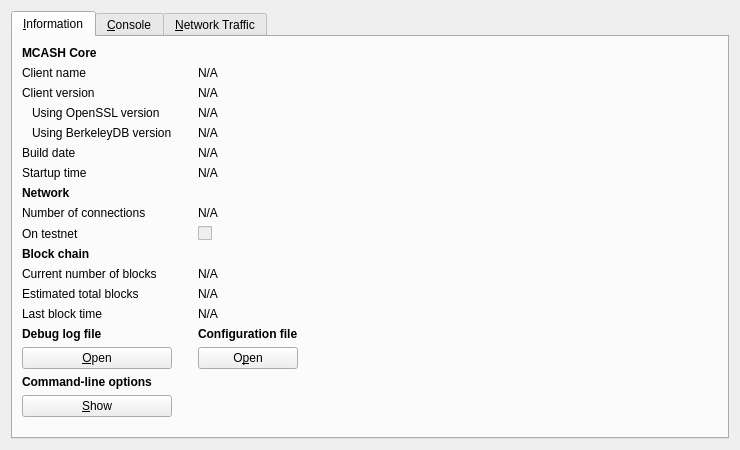
<?xml version="1.0" encoding="UTF-8"?>
<ui version="4.0">
 <class>RPCConsole</class>
 <widget class="QWidget" name="RPCConsole">
  <property name="geometry">
   <rect>
    <x>0</x>
    <y>0</y>
    <width>740</width>
    <height>450</height>
   </rect>
  </property>
  <property name="windowTitle">
   <string>MCASH - Debug window</string>
  </property>
  <layout class="QVBoxLayout" name="verticalLayout_2">
   <item>
    <widget class="QTabWidget" name="tabWidget">
     <property name="currentIndex">
      <number>0</number>
     </property>
     <widget class="QWidget" name="tab_info">
      <attribute name="title">
       <string>&amp;Information</string>
      </attribute>
      <layout class="QGridLayout" name="gridLayout">
       <item row="15" column="2">
        <widget class="QLabel" name="labelConfigfile">
         <property name="font">
          <font>
           <weight>75</weight>
           <bold>true</bold>
          </font>
         </property>
         <property name="text">
          <string>Configuration file</string>
         </property>
        </widget>
       </item>
       <item row="13" column="2">
        <widget class="QLabel" name="lastBlockTime">
         <property name="cursor">
          <cursorShape>IBeamCursor</cursorShape>
         </property>
         <property name="text">
          <string>N/A</string>
         </property>
         <property name="textFormat">
          <enum>Qt::PlainText</enum>
         </property>
         <property name="textInteractionFlags">
          <set>Qt::LinksAccessibleByMouse|Qt::TextSelectableByKeyboard|Qt::TextSelectableByMouse</set>
         </property>
        </widget>
       </item>
       <item row="11" column="0">
        <widget class="QLabel" name="label_3">
         <property name="text">
          <string>Current number of blocks</string>
         </property>
        </widget>
       </item>
       <item row="11" column="2">
        <widget class="QLabel" name="numberOfBlocks">
         <property name="cursor">
          <cursorShape>IBeamCursor</cursorShape>
         </property>
         <property name="text">
          <string>N/A</string>
         </property>
         <property name="textFormat">
          <enum>Qt::PlainText</enum>
         </property>
         <property name="textInteractionFlags">
          <set>Qt::LinksAccessibleByMouse|Qt::TextSelectableByKeyboard|Qt::TextSelectableByMouse</set>
         </property>
        </widget>
       </item>
       <item row="17" column="0">
        <widget class="QLabel" name="labelCLOptions">
         <property name="font">
          <font>
           <weight>75</weight>
           <bold>true</bold>
          </font>
         </property>
         <property name="text">
          <string>Command-line options</string>
         </property>
        </widget>
       </item>
       <item row="16" column="0">
        <widget class="QPushButton" name="openDebugLogfileButton">
         <property name="toolTip">
          <string>Open the MCASH debug log file from the current data directory. This can take a few seconds for large log files.</string>
         </property>
         <property name="text">
          <string>&amp;Open</string>
         </property>
         <property name="autoDefault">
          <bool>false</bool>
         </property>
        </widget>
       </item>
       <item row="15" column="0">
        <widget class="QLabel" name="labelDebugLogfile">
         <property name="font">
          <font>
           <weight>75</weight>
           <bold>true</bold>
          </font>
         </property>
         <property name="text">
          <string>Debug log file</string>
         </property>
        </widget>
       </item>
       <item row="18" column="3" rowspan="2">
        <spacer name="horizontalSpacer">
         <property name="orientation">
          <enum>Qt::Horizontal</enum>
         </property>
         <property name="sizeHint" stdset="0">
          <size>
           <width>404</width>
           <height>20</height>
          </size>
         </property>
        </spacer>
       </item>
       <item row="19" column="1">
        <spacer name="verticalSpacer">
         <property name="orientation">
          <enum>Qt::Vertical</enum>
         </property>
         <property name="sizeHint" stdset="0">
          <size>
           <width>20</width>
           <height>40</height>
          </size>
         </property>
        </spacer>
       </item>
       <item row="18" column="0">
        <widget class="QPushButton" name="showCLOptionsButton">
         <property name="toolTip">
          <string>Show the MCASH-Qt help message to get a list with possible MCASH command-line options.</string>
         </property>
         <property name="text">
          <string>&amp;Show</string>
         </property>
         <property name="autoDefault">
          <bool>false</bool>
         </property>
        </widget>
       </item>
       <item row="13" column="0">
        <widget class="QLabel" name="label_2">
         <property name="text">
          <string>Last block time</string>
         </property>
        </widget>
       </item>
       <item row="7" column="0">
        <widget class="QLabel" name="label_11">
         <property name="font">
          <font>
           <weight>75</weight>
           <bold>true</bold>
          </font>
         </property>
         <property name="text">
          <string>Network</string>
         </property>
        </widget>
       </item>
       <item row="6" column="2">
        <widget class="QLabel" name="startupTime">
         <property name="cursor">
          <cursorShape>IBeamCursor</cursorShape>
         </property>
         <property name="text">
          <string>N/A</string>
         </property>
         <property name="textFormat">
          <enum>Qt::PlainText</enum>
         </property>
         <property name="textInteractionFlags">
          <set>Qt::LinksAccessibleByMouse|Qt::TextSelectableByKeyboard|Qt::TextSelectableByMouse</set>
         </property>
        </widget>
       </item>
       <item row="6" column="0">
        <widget class="QLabel" name="label_13">
         <property name="text">
          <string>Startup time</string>
         </property>
        </widget>
       </item>
       <item row="9" column="0">
        <widget class="QLabel" name="label_8">
         <property name="text">
          <string>On testnet</string>
         </property>
        </widget>
       </item>
       <item row="8" column="2">
        <widget class="QLabel" name="numberOfConnections">
         <property name="cursor">
          <cursorShape>IBeamCursor</cursorShape>
         </property>
         <property name="text">
          <string>N/A</string>
         </property>
         <property name="textFormat">
          <enum>Qt::PlainText</enum>
         </property>
         <property name="textInteractionFlags">
          <set>Qt::LinksAccessibleByMouse|Qt::TextSelectableByKeyboard|Qt::TextSelectableByMouse</set>
         </property>
        </widget>
       </item>
       <item row="8" column="0">
        <widget class="QLabel" name="label_7">
         <property name="text">
          <string>Number of connections</string>
         </property>
        </widget>
       </item>
       <item row="10" column="0">
        <widget class="QLabel" name="label_10">
         <property name="font">
          <font>
           <weight>75</weight>
           <bold>true</bold>
          </font>
         </property>
         <property name="text">
          <string>Block chain</string>
         </property>
        </widget>
       </item>
       <item row="9" column="2">
        <widget class="QCheckBox" name="isTestNet">
         <property name="enabled">
          <bool>false</bool>
         </property>
         <property name="text">
          <string/>
         </property>
        </widget>
       </item>
       <item row="12" column="0">
        <widget class="QLabel" name="label_4">
         <property name="text">
          <string>Estimated total blocks</string>
         </property>
        </widget>
       </item>
       <item row="12" column="2">
        <widget class="QLabel" name="totalBlocks">
         <property name="cursor">
          <cursorShape>IBeamCursor</cursorShape>
         </property>
         <property name="text">
          <string>N/A</string>
         </property>
         <property name="textFormat">
          <enum>Qt::PlainText</enum>
         </property>
         <property name="textInteractionFlags">
          <set>Qt::LinksAccessibleByMouse|Qt::TextSelectableByKeyboard|Qt::TextSelectableByMouse</set>
         </property>
        </widget>
       </item>
       <item row="2" column="2">
        <widget class="QLabel" name="clientVersion">
         <property name="cursor">
          <cursorShape>IBeamCursor</cursorShape>
         </property>
         <property name="text">
          <string>N/A</string>
         </property>
         <property name="textFormat">
          <enum>Qt::PlainText</enum>
         </property>
         <property name="textInteractionFlags">
          <set>Qt::LinksAccessibleByMouse|Qt::TextSelectableByKeyboard|Qt::TextSelectableByMouse</set>
         </property>
        </widget>
       </item>
       <item row="4" column="0">
        <widget class="QLabel" name="label_berkeleyDBVersion">
         <property name="text">
          <string>Using BerkeleyDB version</string>
         </property>
         <property name="indent">
          <number>10</number>
         </property>
        </widget>
       </item>
       <item row="3" column="0">
        <widget class="QLabel" name="label_14">
         <property name="text">
          <string>Using OpenSSL version</string>
         </property>
         <property name="indent">
          <number>10</number>
         </property>
        </widget>
       </item>
       <item row="3" column="2">
        <widget class="QLabel" name="openSSLVersion">
         <property name="cursor">
          <cursorShape>IBeamCursor</cursorShape>
         </property>
         <property name="text">
          <string>N/A</string>
         </property>
         <property name="textFormat">
          <enum>Qt::PlainText</enum>
         </property>
         <property name="textInteractionFlags">
          <set>Qt::LinksAccessibleByMouse|Qt::TextSelectableByKeyboard|Qt::TextSelectableByMouse</set>
         </property>
        </widget>
       </item>
       <item row="4" column="2">
        <widget class="QLabel" name="berkeleyDBVersion">
         <property name="cursor">
          <cursorShape>IBeamCursor</cursorShape>
         </property>
         <property name="text">
          <string>N/A</string>
         </property>
         <property name="textFormat">
          <enum>Qt::PlainText</enum>
         </property>
         <property name="textInteractionFlags">
          <set>Qt::LinksAccessibleByMouse|Qt::TextSelectableByKeyboard|Qt::TextSelectableByMouse</set>
         </property>
        </widget>
       </item>
       <item row="5" column="0">
        <widget class="QLabel" name="label_12">
         <property name="text">
          <string>Build date</string>
         </property>
        </widget>
       </item>
       <item row="5" column="2">
        <widget class="QLabel" name="buildDate">
         <property name="cursor">
          <cursorShape>IBeamCursor</cursorShape>
         </property>
         <property name="text">
          <string>N/A</string>
         </property>
         <property name="textFormat">
          <enum>Qt::PlainText</enum>
         </property>
         <property name="textInteractionFlags">
          <set>Qt::LinksAccessibleByMouse|Qt::TextSelectableByKeyboard|Qt::TextSelectableByMouse</set>
         </property>
        </widget>
       </item>
       <item row="2" column="0">
        <widget class="QLabel" name="label_6">
         <property name="text">
          <string>Client version</string>
         </property>
        </widget>
       </item>
       <item row="0" column="0">
        <widget class="QLabel" name="label_9">
         <property name="font">
          <font>
           <weight>75</weight>
           <bold>true</bold>
          </font>
         </property>
         <property name="text">
          <string>MCASH Core</string>
         </property>
        </widget>
       </item>
       <item row="1" column="2">
        <widget class="QLabel" name="clientName">
         <property name="cursor">
          <cursorShape>IBeamCursor</cursorShape>
         </property>
         <property name="text">
          <string>N/A</string>
         </property>
         <property name="textFormat">
          <enum>Qt::PlainText</enum>
         </property>
         <property name="textInteractionFlags">
          <set>Qt::LinksAccessibleByMouse|Qt::TextSelectableByKeyboard|Qt::TextSelectableByMouse</set>
         </property>
        </widget>
       </item>
       <item row="1" column="0">
        <widget class="QLabel" name="label_5">
         <property name="text">
          <string>Client name</string>
         </property>
        </widget>
       </item>
       <item row="14" column="2">
        <spacer name="verticalSpacer_2">
         <property name="orientation">
          <enum>Qt::Vertical</enum>
         </property>
         <property name="sizeHint" stdset="0">
          <size>
           <width>20</width>
           <height>20</height>
          </size>
         </property>
        </spacer>
       </item>
       <item row="16" column="2">
        <widget class="QPushButton" name="openConfigurationfileButton">
         <property name="toolTip">
          <string>Open the MCASH configuration file from the current data directory.</string>
         </property>
         <property name="text">
          <string>O&amp;pen</string>
         </property>
         <property name="autoDefault">
          <bool>false</bool>
         </property>
        </widget>
       </item>
      </layout>
     </widget>
     <widget class="QWidget" name="tab_console">
      <attribute name="title">
       <string>&amp;Console</string>
      </attribute>
      <layout class="QVBoxLayout" name="verticalLayout_3">
       <property name="spacing">
        <number>3</number>
       </property>
       <item>
        <widget class="QTextEdit" name="messagesWidget">
         <property name="minimumSize">
          <size>
           <width>0</width>
           <height>100</height>
          </size>
         </property>
         <property name="readOnly">
          <bool>true</bool>
         </property>
         <property name="tabKeyNavigation" stdset="0">
          <bool>false</bool>
         </property>
         <property name="columnCount" stdset="0">
          <number>2</number>
         </property>
        </widget>
       </item>
       <item>
        <layout class="QHBoxLayout" name="horizontalLayout">
         <property name="spacing">
          <number>3</number>
         </property>
         <item>
          <widget class="QLabel" name="label">
           <property name="text">
            <string notr="true">&gt;</string>
           </property>
          </widget>
         </item>
         <item>
          <widget class="QLineEdit" name="lineEdit"/>
         </item>
         <item>
          <widget class="QPushButton" name="clearButton">
           <property name="maximumSize">
            <size>
             <width>24</width>
             <height>24</height>
            </size>
           </property>
           <property name="toolTip">
            <string>Clear console</string>
           </property>
           <property name="text">
            <string/>
           </property>
           <property name="icon">
            <iconset resource="../bitcoin.qrc">
             <normaloff>:/icons/remove</normaloff>:/icons/remove</iconset>
           </property>
           <property name="shortcut">
            <string notr="true">Ctrl+L</string>
           </property>
           <property name="autoDefault">
            <bool>false</bool>
           </property>
          </widget>
         </item>
        </layout>
       </item>
      </layout>
     </widget>
     <widget class="QWidget" name="tab_nettraffic">
      <attribute name="title">
       <string>&amp;Network Traffic</string>
      </attribute>
      <layout class="QHBoxLayout" name="horizontalLayout_3">
       <item>
        <layout class="QVBoxLayout" name="verticalLayout_4">
         <item>
          <widget class="TrafficGraphWidget" name="trafficGraph" native="true">
           <property name="sizePolicy">
            <sizepolicy hsizetype="Expanding" vsizetype="Expanding">
             <horstretch>0</horstretch>
             <verstretch>0</verstretch>
            </sizepolicy>
           </property>
          </widget>
         </item>
         <item>
          <layout class="QHBoxLayout" name="horizontalLayout_2">
           <item>
            <widget class="QSlider" name="sldGraphRange">
             <property name="minimum">
              <number>1</number>
             </property>
             <property name="maximum">
              <number>288</number>
             </property>
             <property name="pageStep">
              <number>12</number>
             </property>
             <property name="value">
              <number>6</number>
             </property>
             <property name="orientation">
              <enum>Qt::Horizontal</enum>
             </property>
            </widget>
           </item>
           <item>
            <widget class="QLabel" name="lblGraphRange">
             <property name="minimumSize">
              <size>
               <width>100</width>
               <height>0</height>
              </size>
             </property>
             <property name="alignment">
              <set>Qt::AlignCenter</set>
             </property>
            </widget>
           </item>
           <item>
            <widget class="QPushButton" name="btnClearTrafficGraph">
             <property name="text">
              <string>&amp;Clear</string>
             </property>
             <property name="autoDefault">
              <bool>false</bool>
             </property>
            </widget>
           </item>
          </layout>
         </item>
        </layout>
       </item>
       <item>
        <layout class="QVBoxLayout" name="verticalLayout">
         <item>
          <widget class="QGroupBox" name="groupBox">
           <property name="title">
            <string>Totals</string>
           </property>
           <layout class="QVBoxLayout" name="verticalLayout_5">
            <item>
             <layout class="QHBoxLayout" name="horizontalLayout_4">
              <item>
               <widget class="Line" name="line">
                <property name="sizePolicy">
                 <sizepolicy hsizetype="Fixed" vsizetype="Fixed">
                  <horstretch>0</horstretch>
                  <verstretch>0</verstretch>
                 </sizepolicy>
                </property>
                <property name="minimumSize">
                 <size>
                  <width>10</width>
                  <height>0</height>
                 </size>
                </property>
                <property name="palette">
                 <palette>
                  <active>
                   <colorrole role="Light">
                    <brush brushstyle="SolidPattern">
                     <color alpha="255">
                      <red>0</red>
                      <green>255</green>
                      <blue>0</blue>
                     </color>
                    </brush>
                   </colorrole>
                  </active>
                  <inactive>
                   <colorrole role="Light">
                    <brush brushstyle="SolidPattern">
                     <color alpha="255">
                      <red>0</red>
                      <green>255</green>
                      <blue>0</blue>
                     </color>
                    </brush>
                   </colorrole>
                  </inactive>
                  <disabled>
                   <colorrole role="Light">
                    <brush brushstyle="SolidPattern">
                     <color alpha="255">
                      <red>0</red>
                      <green>255</green>
                      <blue>0</blue>
                     </color>
                    </brush>
                   </colorrole>
                  </disabled>
                 </palette>
                </property>
                <property name="orientation">
                 <enum>Qt::Horizontal</enum>
                </property>
               </widget>
              </item>
              <item>
               <widget class="QLabel" name="label_16">
                <property name="text">
                 <string>Received:</string>
                </property>
               </widget>
              </item>
              <item>
               <widget class="QLabel" name="lblBytesIn">
                <property name="minimumSize">
                 <size>
                  <width>50</width>
                  <height>0</height>
                 </size>
                </property>
                <property name="alignment">
                 <set>Qt::AlignRight|Qt::AlignTrailing|Qt::AlignVCenter</set>
                </property>
               </widget>
              </item>
             </layout>
            </item>
            <item>
             <layout class="QHBoxLayout" name="horizontalLayout_5">
              <item>
               <widget class="Line" name="line_2">
                <property name="sizePolicy">
                 <sizepolicy hsizetype="Fixed" vsizetype="Fixed">
                  <horstretch>0</horstretch>
                  <verstretch>0</verstretch>
                 </sizepolicy>
                </property>
                <property name="minimumSize">
                 <size>
                  <width>10</width>
                  <height>0</height>
                 </size>
                </property>
                <property name="palette">
                 <palette>
                  <active>
                   <colorrole role="Light">
                    <brush brushstyle="SolidPattern">
                     <color alpha="255">
                      <red>255</red>
                      <green>0</green>
                      <blue>0</blue>
                     </color>
                    </brush>
                   </colorrole>
                  </active>
                  <inactive>
                   <colorrole role="Light">
                    <brush brushstyle="SolidPattern">
                     <color alpha="255">
                      <red>255</red>
                      <green>0</green>
                      <blue>0</blue>
                     </color>
                    </brush>
                   </colorrole>
                  </inactive>
                  <disabled>
                   <colorrole role="Light">
                    <brush brushstyle="SolidPattern">
                     <color alpha="255">
                      <red>255</red>
                      <green>0</green>
                      <blue>0</blue>
                     </color>
                    </brush>
                   </colorrole>
                  </disabled>
                 </palette>
                </property>
                <property name="orientation">
                 <enum>Qt::Horizontal</enum>
                </property>
               </widget>
              </item>
              <item>
               <widget class="QLabel" name="label_17">
                <property name="text">
                 <string>Sent:</string>
                </property>
               </widget>
              </item>
              <item>
               <widget class="QLabel" name="lblBytesOut">
                <property name="minimumSize">
                 <size>
                  <width>50</width>
                  <height>0</height>
                 </size>
                </property>
                <property name="alignment">
                 <set>Qt::AlignRight|Qt::AlignTrailing|Qt::AlignVCenter</set>
                </property>
               </widget>
              </item>
             </layout>
            </item>
            <item>
             <spacer name="verticalSpacer_4">
              <property name="orientation">
               <enum>Qt::Vertical</enum>
              </property>
              <property name="sizeHint" stdset="0">
               <size>
                <width>20</width>
                <height>407</height>
               </size>
              </property>
             </spacer>
            </item>
           </layout>
          </widget>
         </item>
        </layout>
       </item>
      </layout>
     </widget>
    </widget>
   </item>
  </layout>
 </widget>
 <customwidgets>
  <customwidget>
   <class>TrafficGraphWidget</class>
   <extends>QWidget</extends>
   <header>trafficgraphwidget.h</header>
   <container>1</container>
   <slots>
    <slot>clear()</slot>
   </slots>
  </customwidget>
 </customwidgets>
 <resources>
  <include location="../bitcoin.qrc"/>
 </resources>
 <connections/>
</ui>
